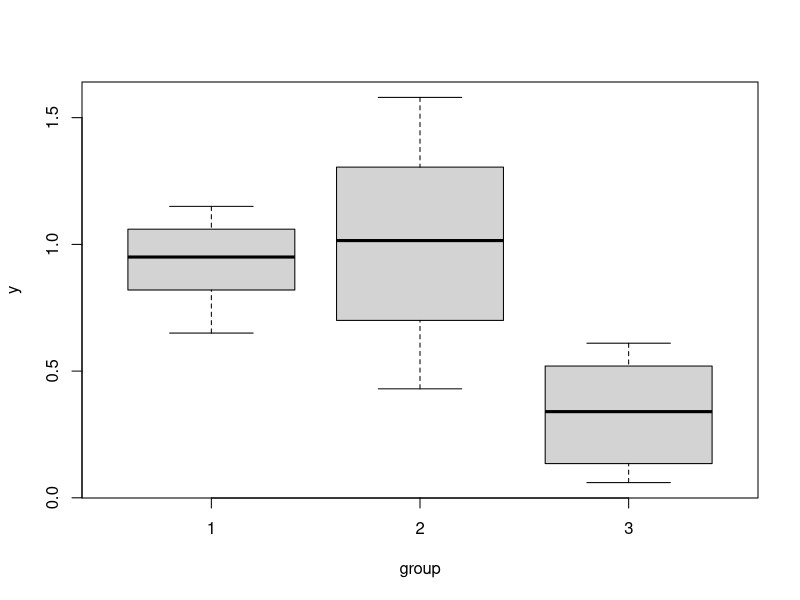

R code for this plot:
a <- c(1.06, 0.79, 0.82, 0.89, 1.05, 0.95, 0.65, 1.15, 1.12)
b <- c(1.58, 1.45, 0.57, 1.16, 1.12, 0.91, 0.83, 0.43)
c <- c(0.29, 0.06, 0.44, 0.55, 0.61, 0.43, 0.51, 0.10, 0.53, 0.34, 0.06, 0.09, 0.17, 0.17, 0.60)

y <- c(a,b,c)
y

group <- c(rep(1, length(a)), rep(2, length(b)), rep(3, length(c)))
group

# combining into data.frame
group_df <- data.frame(y, group)
head(group_df)

# transform from 'integer' to 'factor'
sapply(group_df, class)
group_df <- transform(group_df, group = factor(group))
sapply(group_df, class)

# boxplot
attach(group_df)
boxplot(y ~ group)

# descriptive statistics by group
tapply(y, group, summary)
detach(group_df)

# one-way ANOVA
aov(y ~ group, data = group_df)
summary(aov(y ~ group, data = group_df))

# Bartlett test to test the null hypothesis of equal group variances
bartlett.test(y ~ group, data = group_df)

# Welch's ANOVA
oneway.test(y ~ group, data = group_df, var.equal = FALSE)
